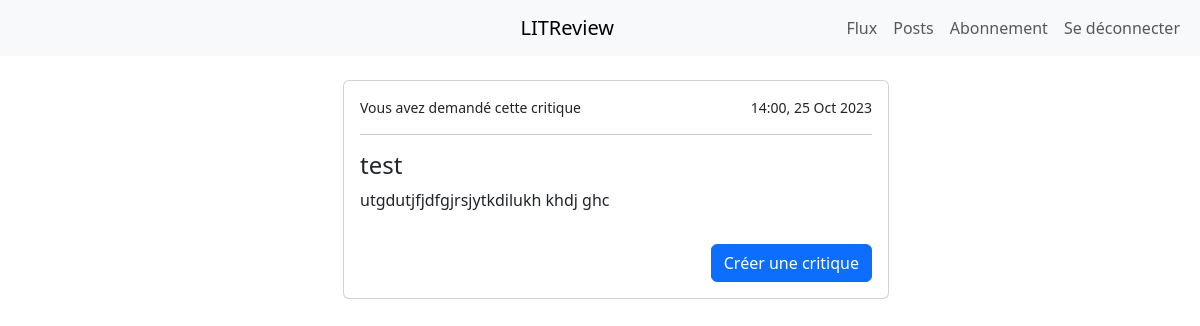
/tickets/3/detail/ (signed in), run on an earlier commit of the app's database.
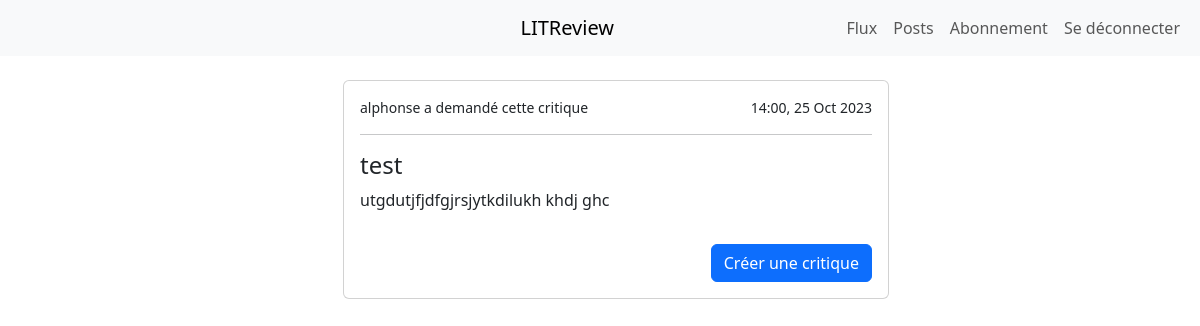
And on a later commit of the database.
### reviews/models.py (models this page shows)
class Ticket(models.Model):
    title = models.CharField(max_length=128)
    description = models.TextField(max_length=2048, blank=True)
    user = models.ForeignKey(to=settings.AUTH_USER_MODEL, on_delete=models.CASCADE, related_name='tickets')
    image = models.ImageField(null=True, blank=True)
    time_created = models.DateTimeField(auto_now_add=True)
    class Meta:
        ordering = ('-time_created',)

### authentication/models.py (models this page shows, shortened)
class User(AbstractUser):
    first_name = None
    last_name = None
    REQUIRED_FIELDS = []

### reviews/views.py (the view)
# urls.py: path('tickets/<int:pk>/detail/', views.TicketDetailView.as_view(), name='ticket-detail'),
class TicketDetailView(LoginRequiredMixin, DetailView):
    model = Ticket
    template_name_suffix = "/detail"

### reviews/templates/reviews/ticket/detail.html
{% extends "reviews/base.html" %}
{% load crispy_forms_tags %}
{% block content %}
    <div class="row">
        <div class="col-6 mx-auto">
            {% include "reviews/ticket/detail_snippet.html" %}
        </div>
    </div>
{% endblock %}

### reviews/templates/reviews/ticket/detail_snippet.html (shortened to what this page needs)
{% load static %}
    <div class="card m-3 w-100" >
        <div class="row g-0">
            <div class="card-body">
                <row class="d-flex">
                    {% if object.user == request.user %}
                        <small>Vous avez demandé cette critique</small>
                    {% else %}
                        <small>{{ object.user }} a demandé cette critique</small>
                    {% endif %}
                    <small class="ms-auto">
                        {{ object.time_created|date:"H:i" }}, {{ object.time_created|date:"d M Y" }}
                    </small>
                </row>
                <hr class="">
                <h4 class="card-title">{{ object.title }}</h4>
                <p class="card-text">{{ object.description }}</p>
            </div>
        </div>
        <div class="row g-2">
            <div class="col-6 ">
            </div>
        {% if not is_included %}
            <div class="col-6 d-flex align-items-end justify-content-end text-nowrap">
                {% if not object.review.exists  %}
                    <a href="{% url 'review-create' object.id %}" class="card-link btn btn-primary m-3">Créer une
                        critique
                    </a>
                {% endif %}
            </div>
        {% endif %}
        </div>
    </div>

What changed in the data, as far as the page shows it:
changed Ticket "test": user_id 1 → 5 (drawn); user (not shown) → "alphonse"
Also different on the page:
text no longer shown: "Vous avez demandé cette critique"
text now shown: "a demandé cette critique"
